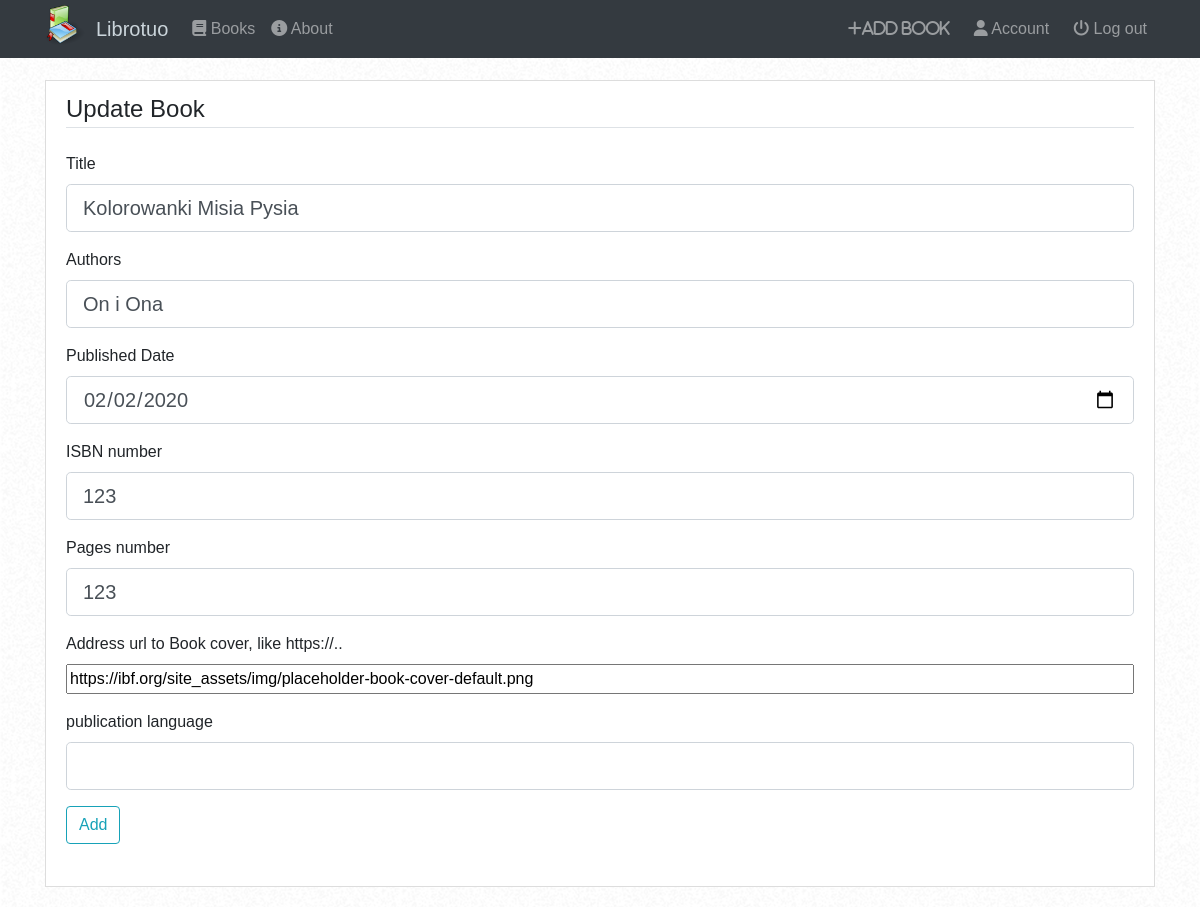
Screenshot of /book/4/update (signed in) with the database file from the repository.
### librotuo/models.py (models this page shows, shortened)
class Book(db.Model):
    id = db.Column(db.Integer, primary_key=True)
    title = db.Column(db.String(120), nullable=True)
    authors = db.Column(db.String(300), nullable=True)
    published_date = db.Column(db.String(12), nullable=True)
    ISBN_number = db.Column(db.String(300), nullable=True)
    page_number = db.Column(db.Integer, nullable=True)
    cover_url = db.Column(db.String(400), nullable=False,
                          default="https://ibf.org/site_assets/img/" +
                                  "placeholder-book-cover-default.png")
    publication_language = db.Column(db.String(20), nullable=True)
    user_id = db.Column(db.Integer, db.ForeignKey('user.id'), nullable=False)

### librotuo/books/routes.py (the view)
@books.route('/book/<int:book_id>/update', methods=['GET', 'POST'])
@login_required
def update_book(book_id):
    book = Book.query.get_or_404(book_id)
    if book.addedby != current_user:
        abort(403)
    form = BookForm()
    if form.validate_on_submit():
        book.title = form.title.data
        book.authors = form.authors.data
        book.published_date = str(form.published_date.data)
        book.ISBN_number = form.ISBN_number.data
        book.page_number = form.page_number.data
        book.cover_url = form.cover_url.data
        book.publication_language = form.publication_language.data
        db.session.commit()
        flash('Your book has been updated!', 'success')
        return redirect(url_for('books.book', book_id=book.id))
    elif request.method == 'GET':
        form.title.data = book.title
        form.authors.data = book.authors
        form.published_date.data = datetime.strptime(book.published_date,
                                                     "%Y-%m-%d").date()
        form.ISBN_number.data = book.ISBN_number
        form.page_number.data = book.page_number
        form.cover_url.data = book.cover_url
        form.publication_language.data = book.publication_language
    return render_template('add_book.html', title="Update book",
                           form=form, legend="Update Book")

### librotuo/books/forms.py
class BookForm(FlaskForm):
    title = StringField('Title', validators=[DataRequired()])
    authors = StringField('Authors', validators=[DataRequired()])
    published_date = DateField('Published Date')
    ISBN_number = StringField('ISBN number')
    page_number = IntegerField('Pages number')
    cover_url = StringField('Address url to Book cover, like https://..')
    publication_language = StringField('publication language')
    submit = SubmitField('Add')

### librotuo/models.py (called while the page is built)
@login_manager.user_loader
def load_user(user_id):
    return User.query.get(int(user_id))

### librotuo/templates/add_book.html (shortened to what this page needs)
{% extends "layout.html" %}
{% block content %}
<div class="content-section">
    <form action="", method="POST">
        <fieldset class="form-group">
            <legend class="border-bottom mb-4">{{ legend }}</legend>
            <div class="form-group">
                 {{ form.title.label(class="form-control-label") }}
                 {% if form.title.errors %}
                     {{ form.title(class="form-control form-control-lg is-invalid") }}
                     <div class="invalid-feedback">
                         {% for error in form.title.errors %}
                             <span>{{ error }}</span>
                         {% endfor %}
                     </div>
                 {% else %}
                     {{ form.title(class="form-control form-control-lg") }}
                 {% endif %}
             </div>
             <div class="form-group">
                 {{ form.authors.label(class="form-control-label") }}
                 {% if form.authors.errors %}
                     {{ form.authors(class="form-control form-control-lg is-invalid") }}
                     <div class="invalid-feedback">
                         {% for error in form.authors.errors %}
                             <span>{{ error }}</span>
                         {% endfor %}
                     </div>
                 {% else %}
                     {{ form.authors(class="form-control form-control-lg") }}
                 {% endif %}
             </div>
             <div class="form-group">
                {{ form.published_date.label(class="form-control-label") }}
                {% if form.published_date.errors %}
                    {{ form.published_date(class="form-control form-control-lg is-invalid") }}
                    <div class="invalid-feedback">
                        <span>Published date must be in format: yyyy-mm-dd</span>
                    </div>
                {% else %}
                    {{ form.published_date(class="form-control form-control-lg") }}
                {% endif %}
            </div>
            <div class="form-group">
                {{ form.ISBN_number.label(class="form-control-label") }}
                {% if form.ISBN_number.errors %}
                    {{ form.ISBN_number(class="form-control form-control-lg is-invalid") }}
                    <div class="invalid-feedback">
                        {% for error in form.ISBN_number.errors %}
                            <span>{{ error }}</span>
                        {% endfor %}
                    </div>
                {% else %}
                    {{ form.ISBN_number(class="form-control form-control-lg") }}
                {% endif %}
            </div>
            <div class="form-group">
                {{ form.page_number.label(class="form-control-label") }}
                {% if form.page_number.errors %}
                    {{ form.page_number(class="form-control form-control-lg is-invalid") }}
                    <div class="invalid-feedback">
                        <span>Page number must be a number</span>
                    </div>
                {% else %}
                    {{ form.page_number(class="form-control form-control-lg") }}
                {% endif %}
            </div>
            <div class="form-group">
                {{ form.cover_url.label(class="form-control-label") }}
                {% if form.cover_url.errors %}
                    {{ form.cover_url(class="form-control-file date is-invalid") }}
                    <div class="invalid-feedback">
                        {% for error in form.cover_url.errors %}
                            <span>{{ error }}</span>
                        {% endfor %}
                    </div>
                {% else %}
                    {{ form.cover_url(class="form-control-file") }}
                {% endif %}
            </div>
            <div class="form-group">
                {{ form.publication_language.label(class="form-control-label") }}
                {% if form.publication_language.errors %}
                    {{ form.publication_language(class="form-control form-control-lg is-invalid") }}
                    <div class="invalid-feedback">
                        {% for error in form.publication_language.errors %}
                            <span>{{ error }}</span>
                        {% endfor %}
                    </div>
                {% else %}
                    {{ form.publication_language(class="form-control form-control-lg") }}
                {% endif %}
            </div>
        <div class="form-group">
            {{ form.submit(class="btn btn-outline-info") }}
        </div>
    </form>
 </div>
{% endblock content %}

### librotuo/static/main.css (style rules this page uses)
body { background-image: url('/static/images/background.png'); margin-top: 5rem; font-family: 'Montserrat', sans-serif; }
.content-section { background: #ffffff; padding: 10px 20px; border: 1px solid #dddddd; margin-bottom: 20px; }

### rows the page displays
Book: title "Kolorowanki Misia Pysia", authors "On i Ona", published_date "02/02/2020", ISBN_number "123", page_number "123", cover_url "https://ibf.org/site_assets/img/placeholder-book-cover-default.png"

### other values shown
{{ legend }} "Update Book"
